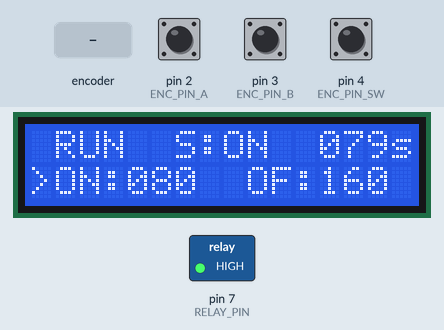
Simulated run of this sketch. Board: Arduino Nano Every. Shown: 16×2 character LCD, switched loads named in the sketch (green lamp = pin HIGH). The test bench sets the inputs (shaded band); at power-on: pin 4 (ENC_PIN_SW) HIGH, pin 2 (ENC_PIN_A) HIGH, pin 3 (ENC_PIN_B) HIGH. EEPROM starts erased.

Above: at 2.2 s.
2.3 s: rotary encoder on pin 2 (ENC_PIN_A) / pin 3 (ENC_PIN_B) turned 1 step (first pin leading)
At 3.6 s:
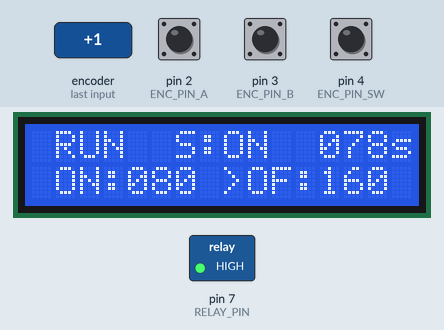
5.5 s: pin 4 (ENC_PIN_SW) pulled LOW for 0.15 s
At 6.9 s:
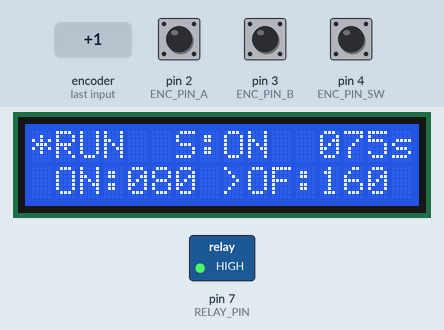
8.6 s: pin 4 (ENC_PIN_SW) pulled LOW for 1 s
At 10.9 s:
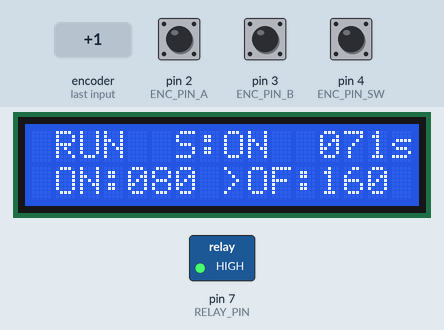
12.6 s: rotary encoder on pin 2 (ENC_PIN_A) / pin 3 (ENC_PIN_B) turned 1 step (first pin leading)
At 13.6 s:
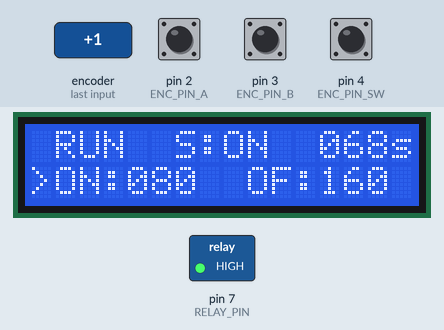
15.6 s: pin 4 (ENC_PIN_SW) pulled LOW for 0.15 s
At 16.9 s:
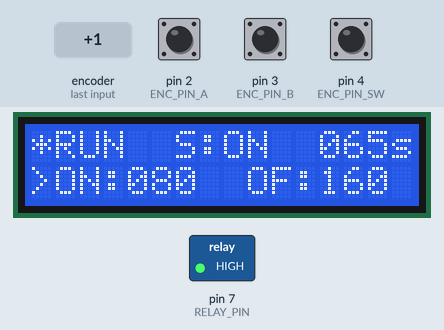
Timing chart, 0 to 18.6 s (numbered marks = the images above; inputs shaded):
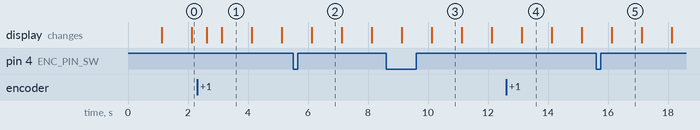

Measured:
- after the input at 2.3 s, the display: first changes after 0.32 s (image 1 shows a later state)
- after the input at 5.5 s, the display: changes after 0.62 s (image 2)
- after the input at 8.6 s, the display: first differs from a run without the input after 1.5 s (image 3)
- after the input at 12.6 s, the display: changes after 0.52 s (image 4)
- after the input at 15.6 s, the display: changes after 0.52 s (image 5)
- what the display in image 1 shows lasts 1.0 s, from 3.1 s to 4.1 s

The sketch:

configurable-relay.ino
```cpp
/*
 * configurable-relay
 *
 * Purpose:
 *   Standalone configurable relay controller for cyclic operation.
 *   The relay is switched ON for a configurable duration (Ton) and OFF
 *   for a configurable duration (Toff), repeating continuously.
 *
 * Target platform:
 *   Arduino Nano Every (ATmega4809)
 *
 * Key features:
 *   - Persistent configuration stored in EEPROM (flash emulation)
 *   - Ton / Toff values stored in seconds
 *   - Robust startup validation using versioning and checksum
 *   - Non-blocking state machine based on millis()
 *   - Designed for future extension with LCD + rotary encoder UI
 *
 * Safety notes:
 *   - This firmware only controls the relay logic.
 *   - When switching mains voltage, use a properly rated relay module,
 *     adequate isolation, enclosure, fusing, and comply with local
 *     electrical regulations.
 *   - Never drive a relay coil directly from a GPIO pin.
 *
 * Status:
 *   Core logic implemented and tested via Serial interface.
 *   UI (LCD + encoder) to be added in a future iteration.
 *
 * Serial Debug Mode:
 *   To enable serial debugging and testing commands, uncomment the line below.
 *   NOTE: Serial debugging uses String class which can cause heap fragmentation
 *   on limited RAM devices. Disable for production use to ensure stability.
 */

// #define SERIAL_DEBUG  // Uncomment to enable serial debug menu

#include <Arduino.h>
#include <EEPROM.h>
#include <Wire.h>
#include <LiquidCrystal_I2C.h>

// ------ I/O for relay --------
static constexpr uint8_t RELAY_PIN = 7;
static constexpr bool RELAY_ACTIVE_HIGH = true;

// ------  LCD GLOBALS ------
static constexpr uint8_t LCD_ADDR = 0x27;
static constexpr uint8_t LCD_COLS = 16;
static constexpr uint8_t LCD_ROWS = 2;

// Start LCD object
LiquidCrystal_I2C lcd(LCD_ADDR, LCD_COLS, LCD_ROWS);

static constexpr uint32_t LCD_UPDATE_MS = 500;
static uint32_t lastLcdUpdateMs = 0;

// Re-initialize the LCD periodically to recover from I2C bus glitches
static constexpr uint32_t LCD_REINIT_MS = 5UL * 60UL * 1000UL;  // 5 minutes
static uint32_t lastLcdReinitMs = 0;

static inline void relayWrite(bool on)
{
  if (RELAY_ACTIVE_HIGH) {
    digitalWrite(RELAY_PIN, on ? HIGH : LOW);
  } else {
    digitalWrite(RELAY_PIN, on ? LOW : HIGH);
  }
}

// Helper to print a value as 3 digits (clamped) to keep the LCD stable
static void print3(uint32_t v)
{
  if (v > 999) v = 999;
  if (v < 100) lcd.print('0');
  if (v < 10)  lcd.print('0');
  lcd.print(v);
}

// ------  ENCODER GLOBALS ------
static constexpr uint8_t ENC_PIN_A  = 2;  // CLK
static constexpr uint8_t ENC_PIN_B  = 3;  // DT
static constexpr uint8_t ENC_PIN_SW = 4;  // SW (button)

// Emit one UI "click" per detent (typically 4 transitions)
static constexpr int8_t kStepsPerDetent = 4;

// ------ EEPROM logic --------
namespace RelayConfig {

  static constexpr uint16_t kVersion   = 0x0001; // Version for persistent structure
  static constexpr int      kEepromAddr = 0;     // Base EEPROM address

  // Defaults: 01:20 ON (80s) and 02:40 OFF (160s)
  static constexpr uint32_t kDefaultTonS  = (1UL * 60UL) + 20UL;
  static constexpr uint32_t kDefaultToffS = (2UL * 60UL) + 40UL;

  // Structure of data stored on persistent memory
  // NOTE: Avoid packed unless you must match an external binary format.
  struct Data {
    uint16_t version;
    uint32_t ton_s;
    uint32_t toff_s;
    uint8_t  reserved;
    uint8_t  checksum;
  };

  // Basic checksum implementation (XOR of all bytes except checksum itself)
  static uint8_t calcChecksum(const Data& d)
  {
    const uint8_t* p = reinterpret_cast<const uint8_t*>(&d);
    uint8_t cs = 0;

    // exclude last byte (checksum)
    for (size_t i = 0; i < sizeof(Data) - 1; i++) {
      cs ^= p[i];
    }
    return cs;
  }

  // Sane check mainly for initial boot / validation
  static bool isSane(uint32_t s)
  {
    // time on/off is sane if between 1s and 3600s (1 hour)
    return (s >= 1UL) && (s <= 60UL * 60UL);
  }

  // Class to manage persistent gets and sets
  class Store {
  public:
    void begin()
    {
      Data d;
      EEPROM.get(kEepromAddr, d);

      const bool valid =
          (d.version == kVersion) &&
          (d.checksum == calcChecksum(d)) &&
          isSane(d.ton_s) &&
          isSane(d.toff_s);

      if (!valid) {
        d.version   = kVersion;
        d.ton_s     = kDefaultTonS;
        d.toff_s    = kDefaultToffS;
        d.reserved  = 0;
        d.checksum  = calcChecksum(d);
        EEPROM.put(kEepromAddr, d);
      }

      data_ = d;
    }

    // Getters
    uint32_t getTonS() const  { return data_.ton_s; }
    uint32_t getToffS() const { return data_.toff_s; }

    // Setters (RAM only; call save() to persist)
    bool setTonS(uint32_t s)
    {
      if (!isSane(s)) return false;
      data_.ton_s = s;
      return true;
    }

    bool setToffS(uint32_t s)
    {
      if (!isSane(s)) return false;
      data_.toff_s = s;
      return true;
    }

    // Commit to EEPROM (call when user selects "Save")
    void save()
    {
      data_.version  = kVersion;
      data_.checksum = calcChecksum(data_);
      EEPROM.put(kEepromAddr, data_);
    }

    // Optional: restore defaults (RAM only)
    void setDefaults()
    {
      data_.ton_s  = kDefaultTonS;
      data_.toff_s = kDefaultToffS;
    }

  private:
    Data data_{};
  };

} // namespace RelayConfig

// ------ Relay State Machine --------
class RelayLogic {
public:
  enum class State : uint8_t {
    Stopped,
    On,
    Off
  };

  // Initialize the state machine with relay off
  void begin(uint32_t ton_s, uint32_t toff_s)
  {
    ton_s_  = ton_s;
    toff_s_ = toff_s;
    state_  = State::Stopped;
    relayWrite(false);
  }

  void setTimers(uint32_t ton_s, uint32_t toff_s)
  {
    ton_s_  = ton_s;
    toff_s_ = toff_s;
  }

  void start()
  {
    state_ = State::On;
    last_ms_ = millis();
    relayWrite(true);
  }

  void stop()
  {
    state_ = State::Stopped;
    relayWrite(false);
  }

  bool isRunning() const { return state_ != State::Stopped; }
  State state() const { return state_; }

  void update()
  {
    if (state_ == State::Stopped) return;

    const uint32_t now = millis();
    const uint32_t elapsed_s = (now - last_ms_) / 1000UL;

    switch (state_) {
      case State::On:
        if (elapsed_s >= ton_s_) {
          state_ = State::Off;
          last_ms_ = now;
          relayWrite(false);
        }
        break;

      case State::Off:
        if (elapsed_s >= toff_s_) {
          state_ = State::On;
          last_ms_ = now;
          relayWrite(true);
        }
        break;

      default:
        break;
    }
  }

  uint32_t remainingTimeS() const
  {
    if (state_ == State::Stopped) return 0;

    const uint32_t now = millis();
    const uint32_t elapsed_s = (now - last_ms_) / 1000UL;
    const uint32_t dur = (state_ == State::On) ? ton_s_ : toff_s_;

    return (elapsed_s >= dur) ? 0 : (dur - elapsed_s);
  }

private:
  State state_{State::Stopped};
  uint32_t ton_s_{0};
  uint32_t toff_s_{0};
  uint32_t last_ms_{0};
};

// ------ Encoder class -----
class Ky040 {
public:
  void begin()
  {
    pinMode(ENC_PIN_A, INPUT_PULLUP);
    pinMode(ENC_PIN_B, INPUT_PULLUP);
    pinMode(ENC_PIN_SW, INPUT_PULLUP);

    lastAB_ = readAB();
    lastSw_ = digitalRead(ENC_PIN_SW);
    lastSwChangeMs_ = millis();
    swPressedMs_ = 0;
    clickPending_ = false;
    longPressPending_ = false;
  }

  // Call frequently from loop()
  void update()
  {
    updateRotation();
    updateButton();
  }

  // Rotation delta since last call (-N..+N). Consumes the delta.
  int8_t consumeDelta()
  {
    int8_t d = delta_;
    delta_ = 0;
    return d;
  }

  // Button events (edge-based). Consume on read.
  bool consumeClick()
  {
    bool v = clickPending_;
    clickPending_ = false;
    return v;
  }

  bool consumeLongPress()
  {
    bool v = longPressPending_;
    longPressPending_ = false;
    return v;
  }

private:
  // --- Rotation (simple state table) ---
  uint8_t readAB() const
  {
    // A is MSB, B is LSB
    const uint8_t a = digitalRead(ENC_PIN_A) ? 1 : 0;
    const uint8_t b = digitalRead(ENC_PIN_B) ? 1 : 0;
    return (a << 1) | b;
  }

  void updateRotation()
  {
    const uint8_t ab = readAB();
    if (ab == lastAB_) return;

    // Gray-code transition table:
    // index = (lastAB_ << 2) | ab
    static constexpr int8_t kTable[16] = {
      0, -1, +1,  0,
      +1, 0,  0, -1,
      -1, 0,  0, +1,
      0, +1, -1,  0
    };

    const uint8_t idx = (lastAB_ << 2) | ab;
    const int8_t step = kTable[idx];
    lastAB_ = ab;

    detentAcc_ += step;

    if (detentAcc_ >= kStepsPerDetent) {
      delta_ += 1;
      detentAcc_ = 0;
    } else if (detentAcc_ <= -kStepsPerDetent) {
      delta_ -= 1;
      detentAcc_ = 0;
    }
  }

  // --- Button (debounced) ---
  void updateButton()
  {
    const uint32_t now = millis();
    const uint8_t sw = digitalRead(ENC_PIN_SW); // pull-up: LOW = pressed

    if (sw != lastSw_) {
      // debounce
      if (now - lastSwChangeMs_ >= kDebounceMs) {
        lastSw_ = sw;
        lastSwChangeMs_ = now;

        if (sw == LOW) {
          // pressed
          swPressedMs_ = now;
          longPressFired_ = false;
        } else {
          // released
          if (swPressedMs_ != 0 && !longPressFired_) {
            clickPending_ = true;
          }
          swPressedMs_ = 0;
        }
      }
    }

    // long press detection
    if (lastSw_ == LOW && swPressedMs_ != 0 && !longPressFired_) {
      if (now - swPressedMs_ >= kLongPressMs) {
        longPressPending_ = true;
        longPressFired_ = true;
      }
    }
  }

private:
  static constexpr uint32_t kDebounceMs  = 25;
  static constexpr uint32_t kLongPressMs = 1200;

  uint8_t lastAB_{0};
  int8_t  delta_{0};
  int8_t detentAcc_{0};

  uint8_t lastSw_{HIGH};
  uint32_t lastSwChangeMs_{0};
  uint32_t swPressedMs_{0};
  bool longPressFired_{false};

  bool clickPending_{false};
  bool longPressPending_{false};
};

// ------ Global instances --------
RelayConfig::Store gCfg;
RelayLogic gRelayLogic;

enum class UiField : uint8_t { Ton, Toff };
static UiField uiField = UiField::Ton;
static bool uiEditing = false;

Ky040 enc;
static uint32_t pendingTonS = 0;
static uint32_t pendingToffS = 0;

static void updateAndRestart()
{
  gRelayLogic.stop();
  gRelayLogic.setTimers(gCfg.getTonS(), gCfg.getToffS());
  gRelayLogic.start();
}

// ------ LCD update logic ------
static void updateLcd()
{
  const uint32_t now = millis();

  // Periodic LCD re-init to recover from I2C desync
  if (now - lastLcdReinitMs >= LCD_REINIT_MS) {
    lastLcdReinitMs = now;
    lcd.init();
    lcd.backlight();
  }

  if (now - lastLcdUpdateMs < LCD_UPDATE_MS)
    return;

  lastLcdUpdateMs = now;

  // -------- Line 1: RUN/STOP + state + remaining --------
  lcd.setCursor(0, 0);

  lcd.print(uiEditing ? "*" : " "); // editing indicator

  // RUN/STOP + optional edit marker
  if (gRelayLogic.isRunning()) {
    lcd.print("RUN ");
  } else {
    lcd.print("STOP");
  }

  // Relay state (ON/OFF/--)
  lcd.print(" S:");
  switch (gRelayLogic.state()) {
    case RelayLogic::State::On:
      lcd.print("ON ");
      break;

    case RelayLogic::State::Off:
      lcd.print("OFF");
      break;

    default:
      lcd.print("-- ");
      break;
  }

  // Remaining time (xyzs)
  lcd.print(" ");
  uint32_t rem = gRelayLogic.remainingTimeS();
  if (rem > 999) rem = 999;

  if (rem < 100) lcd.print('0');
  if (rem < 10)  lcd.print('0');
  lcd.print(rem);
  lcd.print('s');

  // Ensure rest of line is blank (avoid leftover chars)
  lcd.print(" ");

  // -------- Line 2: editable Ton/Toff with selection marker --------
  lcd.setCursor(0, 1);

  // Render using pending values (what user is editing), not committed EEPROM values
  // Format: ">ON:080 OFF:160" or " ON:080>OFF:160"
  if (uiField == UiField::Ton)
    lcd.print('>');
  else
    lcd.print(' ');

  lcd.print("ON:");
  print3(pendingTonS); // helper below

  lcd.print(' ');

  if (uiField == UiField::Toff)
    lcd.print('>');
  else
    lcd.print(' ');

  lcd.print("OF:");
  print3(pendingToffS);

  // Pad out remainder to avoid leftover characters from previous renders
  lcd.print("    ");
}

// ------ Encoder logic  ------
static void handleEncoder()
{
  enc.update();

  // Rotation
  int8_t d = enc.consumeDelta();
  if (d != 0) {
    // If it feels too fast, divide by 4 using an accumulator.
    if (!uiEditing) {
      // Change selection
      if (d > 0) uiField = (uiField == UiField::Ton) ? UiField::Toff : UiField::Ton;
      if (d < 0) uiField = (uiField == UiField::Ton) ? UiField::Toff : UiField::Ton;
    } else {
      // Edit selected field
      auto clamp = [](int32_t v) -> uint32_t {
        if (v < 1) return 1;
        if (v > 3600) return 3600;
        return static_cast<uint32_t>(v);
      };

      if (uiField == UiField::Ton) {
        pendingTonS = clamp(static_cast<int32_t>(pendingTonS) + d);
      } else {
        pendingToffS = clamp(static_cast<int32_t>(pendingToffS) + d);
      }
    }
  }

  // Click: toggle editing
  if (enc.consumeClick()) {
    uiEditing = !uiEditing;
  }

  // Long press: save + apply
  if (enc.consumeLongPress()) {
    if (gCfg.setTonS(pendingTonS) && gCfg.setToffS(pendingToffS)) {
      gCfg.save();
      updateAndRestart();
    }
    uiEditing = !uiEditing;
  }
}

// ------ Arduino standard functions --------
void setup()
{
#ifdef SERIAL_DEBUG
  Serial.begin(9600);

  // Wait for serial (max 2s). Useful during dev; doesn't block forever in the field.
  const unsigned long t0 = millis();
  while (!Serial && (millis() - t0 < 2000)) { }
#endif

  // Start LCD configurations
  Wire.begin();
  lcd.init();
  lcd.backlight();

  lcd.clear();
  lcd.setCursor(0, 0);
  lcd.print("Configurable");
  lcd.setCursor(0, 1);
  lcd.print("Relay");
  delay(1000);
  lcd.clear();

  // Pin out configuration for relay
  pinMode(RELAY_PIN, OUTPUT);
  relayWrite(false);

  // Load persistent configuration
  gCfg.begin();

  // Initialize relay logic with loaded values
  gRelayLogic.begin(gCfg.getTonS(), gCfg.getToffS());
  gRelayLogic.start();

  // Initialize encoder class
  pendingTonS = gCfg.getTonS();
  pendingToffS = gCfg.getToffS();

  enc.begin();

#ifdef SERIAL_DEBUG
  Serial.println(F("Configurable Relay Started"));
  Serial.print(F("Ton(s): "));  Serial.println(gCfg.getTonS());
  Serial.print(F("Toff(s): ")); Serial.println(gCfg.getToffS());
#endif
}

void loop()
{
  gRelayLogic.update();
  updateLcd();
  handleEncoder();

#ifdef SERIAL_DEBUG
  // Serial commands are just for testing before LCD/encoder UI:
  // start | stop | show | ton <s> | toff <s>
  if (Serial.available()) {
    String cmd = Serial.readStringUntil('\n');
    cmd.trim();

    if (cmd.startsWith("start")) {
      gRelayLogic.start();
      Serial.println(F("OK start"));

    } else if (cmd.startsWith("stop")) {
      gRelayLogic.stop();
      Serial.println(F("OK stop"));

    } else if (cmd.startsWith("ton ")) {
      const long val = cmd.substring(4).toInt();
      if (val <= 0) {
        Serial.println(F("ERR invalid value"));
        return; // or 'continue;' if you wrap this in a loop; here return exits loop() early
      }

      const uint32_t v = static_cast<uint32_t>(val);
      if (gCfg.setTonS(v)) {
        gCfg.save();
        updateAndRestart();
        Serial.println(F("OK ton saved"));
      } else {
        Serial.println(F("ERR ton out of range"));
      }

    } else if (cmd.startsWith("toff ")) {
      const long val = cmd.substring(5).toInt();
      if (val <= 0) {
        Serial.println(F("ERR invalid value"));
        return;
      }

      const uint32_t v = static_cast<uint32_t>(val);
      if (gCfg.setToffS(v)) {
        gCfg.save();
        updateAndRestart();
        Serial.println(F("OK toff saved"));
      } else {
        Serial.println(F("ERR toff out of range"));
      }

    } else if (cmd.startsWith("show")) {
      Serial.print(F("Ton(s): "));   Serial.println(gCfg.getTonS());
      Serial.print(F("Toff(s): "));  Serial.println(gCfg.getToffS());
      Serial.print(F("Running: "));  Serial.println(gRelayLogic.isRunning() ? F("yes") : F("no"));

    } else {
      Serial.println(F("Commands: start | stop | show | ton <s> | toff <s>"));
    }
  }
#endif
}
```
